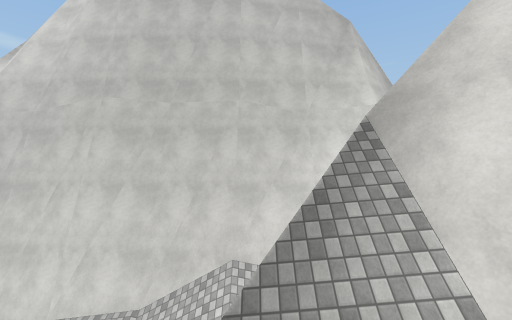
view 1 (above)

12 first-person views from a walk through a 3-D level made in the Unity game engine. The camera is 1.2 m above the floor, looks level and sees 90° across. The floor is counted in squares, 2 m on a side. Each view is taken from the middle of a square. On the plan, view 1 faces up. The plan holds only what a view shows up to about 9 squares ahead; the rest is blank. The place goes on beyond the plan. Surface patterns are stand-ins for the level's own textures.

view 2
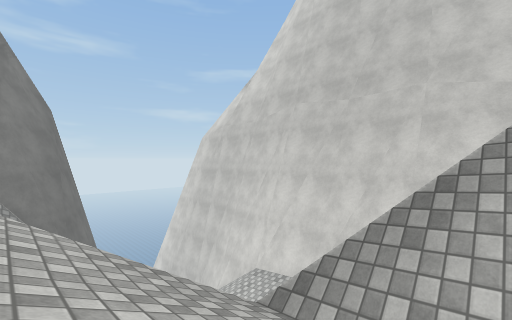

view 3
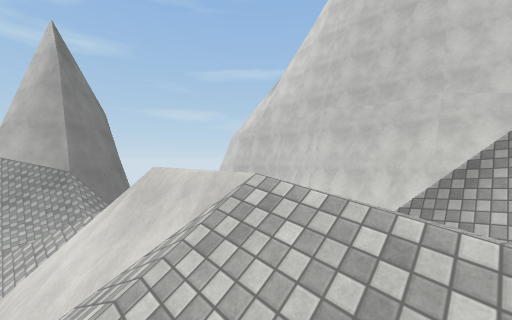

view 4
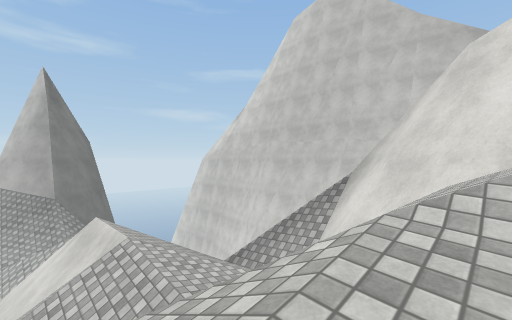

view 5
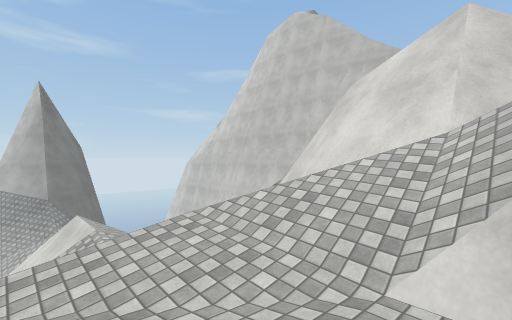

view 6
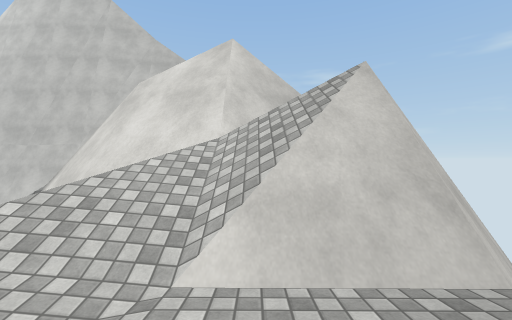

view 7
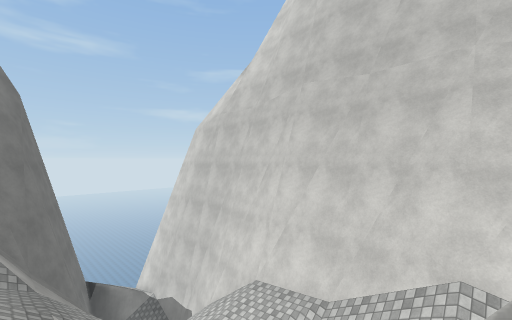

view 8
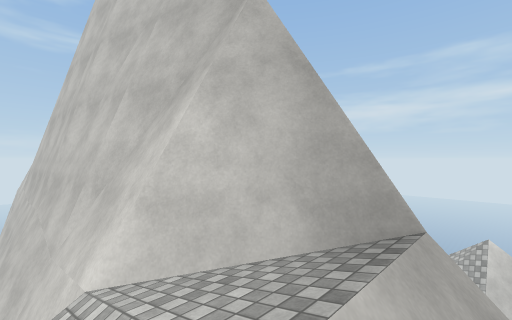

view 9
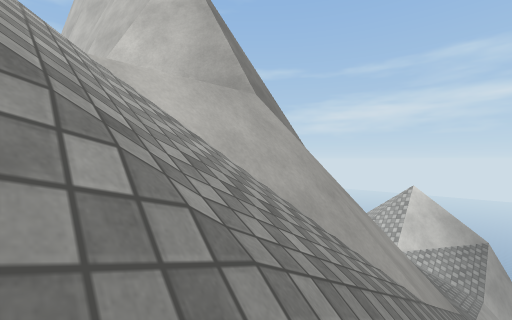

view 10
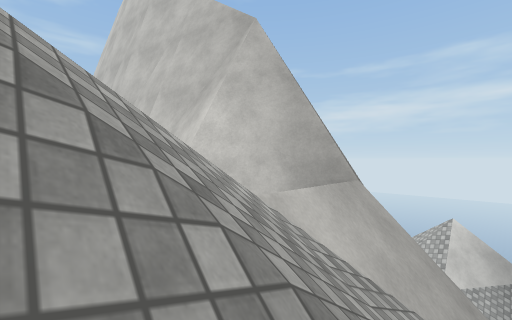

view 11
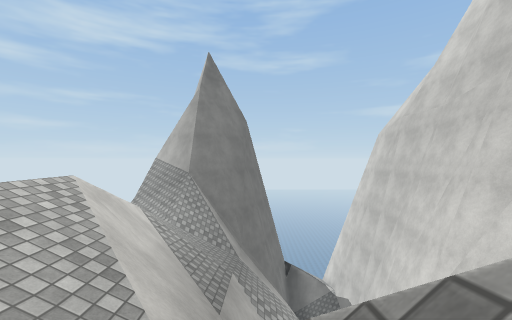

view 12
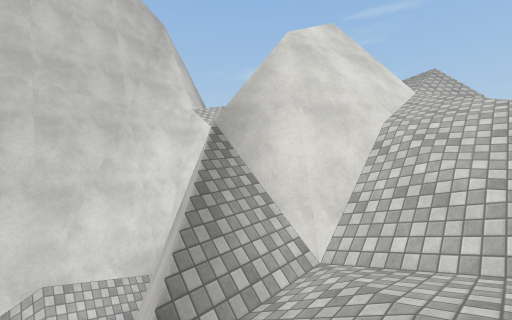

### Floor plan
Key: @ floor where view 1 was taken; # wall or solid block; . main floor; - floor 1.5 m lower than the main floor; : floor 1.75 m higher than the main floor; _ floor 3.25 m lower than the main floor; < floor 4.75 m lower than the main floor; + floor 4.75 m higher than the main floor; * floor 6.5 m higher than the main floor; / step, stairs or slope; = window, fence, low wall or low ledge; v drop or lower ground.
Columns run from 11 left of view 1 to 9 right of it. Each row starts with its distance up from view 1.
 17                 /#/v
 16                 ///v
 15                  //v
 14                   //
 13                   /
 12                   //
 11                 ###/
 10                 ###/
  9                ##v//
  8     ############=///
  7     vvvvvvvvvvv* ///
  6    vvvvvvvvvvvv  //
  5      <____-.v
  4       __     #
  3  vv v v_   v/#  ##/
  2 #vvvvv-vvv //####// #
  1 ##vvv...vv////////###
  0  ##v...vv//@/////###
 -1  ##:..::##/// /+++/
 -2   ##...v ////  ++/

Where each view was taken, in squares from view 1:
view 1: 0 up, 0 right, facing up
view 2: 0 up, 1 right, facing up-left
view 3: 2 down, 1 right, facing up-left
view 4: 2 down, 4 right, facing up-left
view 5: 2 down, 6 right, facing up-left
view 6: 2 down, 6 right, facing up
view 7: 1 up, 0 right, facing up-left
view 8: 7 up, 6 right, facing up-left
view 9: 7 up, 8 right, facing up-left
view 10: 6 up, 7 right, facing up-left
view 11: 2 up, 1 right, facing left
view 12: 0 up, 1 left, facing up-right
